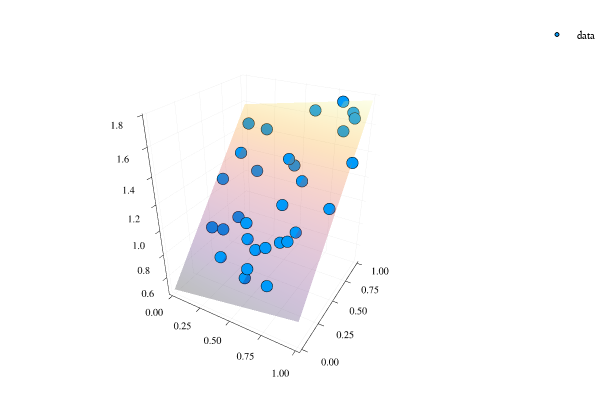

The notebook cell saved with this chart:
### Code cell
# train
for i=1:steps
  Flux.train!((x,y) -> MSE(flux_model(x), y), ps, [(x,y)], ADAM(0.02))
  printloss(flux_model, i)
end

# plot
plotting(flux_model)

### Figure 1 — Plotly figure (JSON) as saved in the notebook; plotly's stock layout.template omitted (floating-point values rounded to 4 significant figures; data arrays with more than 128 entries replaced by an {"elided": "..."} marker saying what was removed)
{"data": [{"colorbar": {"title": ""}, "legendgroup": "data", "marker": {"color": "rgba(0, 154, 250, 1.000)", "line": {"color": "rgba(0, 0, 0, 1.000)", "width": 1}, "size": 4, "symbol": "circle"}, "mode": "markers", "name": "data", "showlegend": true, "type": "scatter3d", "x": [0.5552, 0.239, 0.9986, 0.5321, 0.953, 0.6309, 0.7381, 0.7121, 0.906, 0.7526, 0.05186, 0.09495, 0.7958, 0.2005, 0.6196, 0.8544, 0.2879, 0.5947, 0.3981, 0.0379, 0.1212, 0.5399, 0.8819, 0.2872, 0.7805, 0.5436, 0.6951, 0.4496, 0.5861, 0.2894], "xaxis": "x1", "y": [0.1221, 0.9237, 0.7082, 0.1245, 0.4856, 0.2307, 0.06449, 0.2789, 0.9435, 0.3048, 0.9638, 0.3646, 0.996, 0.3587, 0.4761, 0.888, 0.4325, 0.9974, 0.3669, 0.6088, 0.742, 0.2522, 0.9748, 0.6985, 0.3651, 0.707, 0.6107, 0.2974, 0.7079, 0.1912], "yaxis": "y1", "z": [0.8067, 1.452, 1.439, 0.7187, 1.198, 0.9366, 0.7848, 0.9782, 1.648, 0.9841, 1.451, 0.8432, 1.731, 0.8638, 1.133, 1.566, 0.9564, 1.636, 0.9776, 1.122, 1.304, 0.8727, 1.674, 1.212, 1.03, 1.363, 1.272, 0.9025, 1.324, 0.7568], "zmax": null, "zmin": null}, {"colorbar": {"title": ""}, "colorscale": [[0, "rgba(0, 0, 4, 0.500)"], [0.03448, "rgba(4, 3, 20, 0.500)"], [0.06897, "rgba(13, 8, 41, 0.500)"], [0.1034, "rgba(24, 12, 60, 0.500)"], [0.1379, "rgba(38, 12, 81, 0.500)"], [0.1724, "rgba(54, 9, 97, 0.500)"], [0.2069, "rgba(69, 10, 105, 0.500)"], [0.2414, "rgba(84, 15, 109, 0.500)"], [0.2759, "rgba(97, 19, 110, 0.500)"], [0.3103, "rgba(111, 25, 110, 0.500)"], [0.3448, "rgba(125, 30, 109, 0.500)"], [0.3793, "rgba(140, 35, 105, 0.500)"], [0.4138, "rgba(154, 40, 101, 0.500)"], [0.4483, "rgba(166, 45, 96, 0.500)"], [0.4828, "rgba(180, 51, 89, 0.500)"], [0.5172, "rgba(193, 58, 80, 0.500)"], [0.5517, "rgba(206, 67, 71, 0.500)"], [0.5862, "rgba(216, 76, 62, 0.500)"], [0.6207, "rgba(226, 87, 52, 0.500)"], [0.6552, "rgba(235, 100, 41, 0.500)"], [0.6897, "rgba(241, 115, 29, 0.500)"], [0.7241, "rgba(247, 130, 18, 0.500)"], [0.7586, "rgba(250, 144, 8, 0.500)"], [0.7931, "rgba(252, 161, 8, 0.500)"], [0.8276, "rgba(252, 178, 22, 0.500)"], [0.8621, "rgba(250, 196, 42, 0.500)"], [0.8966, "rgba(246, 213, 67, 0.500)"], [0.931, "rgba(243, 229, 93, 0.500)"], [0.9655, "rgba(242, 244, 130, 0.500)"], [1, "rgba(252, 255, 164, 0.500)"]], "hoverinfo": "none", "name": "y2", "opacity": 0.5, "showlegend": false, "showscale": false, "type": "surface", "x": [0, 0.0101, 0.0202, 0.0303, 0.0404, 0.05051, 0.06061, 0.07071, 0.08081, 0.09091, 0.101, 0.1111, 0.1212, 0.1313, 0.1414, 0.1515, 0.1616, 0.1717, 0.1818, 0.1919, 0.202, 0.2121, 0.2222, 0.2323, 0.2424, 0.2525, 0.2626, 0.2727, 0.2828, 0.2929, 0.303, 0.3131, 0.3232, 0.3333, 0.3434, 0.3535, 0.3636, 0.3737, 0.3838, 0.3939, 0.404, 0.4141, 0.4242, 0.4343, 0.4444, 0.4545, 0.4646, 0.4747, 0.4848, 0.4949, 0.5051, 0.5152, 0.5253, 0.5354, 0.5455, 0.5556, 0.5657, 0.5758, 0.5859, 0.596, 0.6061, 0.6162, 0.6263, 0.6364, 0.6465, 0.6566, 0.6667, 0.6768, 0.6869, 0.697, 0.7071, 0.7172, 0.7273, 0.7374, 0.7475, 0.7576, 0.7677, 0.7778, 0.7879, 0.798, 0.8081, 0.8182, 0.8283, 0.8384, 0.8485, 0.8586, 0.8687, 0.8788, 0.8889, 0.899, 0.9091, 0.9192, 0.9293, 0.9394, 0.9495, 0.9596, 0.9697, 0.9798, 0.9899, 1], "xaxis": "x1", "y": [0, 0.0101, 0.0202, 0.0303, 0.0404, 0.05051, 0.06061, 0.07071, 0.08081, 0.09091, 0.101, 0.1111, 0.1212, 0.1313, 0.1414, 0.1515, 0.1616, 0.1717, 0.1818, 0.1919, 0.202, 0.2121, 0.2222, 0.2323, 0.2424, 0.2525, 0.2626, 0.2727, 0.2828, 0.2929, 0.303, 0.3131, 0.3232, 0.3333, 0.3434, 0.3535, 0.3636, 0.3737, 0.3838, 0.3939, 0.404, 0.4141, 0.4242, 0.4343, 0.4444, 0.4545, 0.4646, 0.4747, 0.4848, 0.4949, 0.5051, 0.5152, 0.5253, 0.5354, 0.5455, 0.5556, 0.5657, 0.5758, 0.5859, 0.596, 0.6061, 0.6162, 0.6263, 0.6364, 0.6465, 0.6566, 0.6667, 0.6768, 0.6869, 0.697, 0.7071, 0.7172, 0.7273, 0.7374, 0.7475, 0.7576, 0.7677, 0.7778, 0.7879, 0.798, 0.8081, 0.8182, 0.8283, 0.8384, 0.8485, 0.8586, 0.8687, 0.8788, 0.8889, 0.899, 0.9091, 0.9192, 0.9293, 0.9394, 0.9495, 0.9596, 0.9697, 0.9798, 0.9899, 1], "yaxis": "y1", "z": {"elided": "100x100 float values"}, "zmax": 1.769, "zmin": 0.48}], "layout": {"annotations": [], "height": 400, "legend": {"bgcolor": "rgba(255, 255, 255, 1.000)", "bordercolor": "rgba(0, 0, 0, 1.000)", "font": {"color": "rgba(0, 0, 0, 1.000)", "family": "sans-serif", "size": 11}, "tracegroupgap": 0, "x": 1, "y": 1}, "margin": {"b": 20, "l": 0, "r": 0, "t": 20}, "paper_bgcolor": "rgba(255, 255, 255, 1.000)", "plot_bgcolor": "rgba(255, 255, 255, 1.000)", "scene": {"camera": {"eye": {"x": 1.126, "y": -1.95, "z": 1.3}}, "xaxis": {"anchor": "y1", "domain": [0.06582, 0.9934], "gridcolor": "rgba(0, 0, 0, 0.100)", "gridwidth": 0.5, "linecolor": "rgba(0, 0, 0, 1.000)", "mirror": false, "range": [-0.03, 1.03], "showgrid": true, "showline": true, "showticklabels": true, "tickangle": 0, "tickcolor": "rgb(0, 0, 0)", "tickfont": {"color": "rgba(0, 0, 0, 1.000)", "family": "sans-serif", "size": 11}, "tickmode": "array", "ticks": "inside", "ticktext": ["0.00", "0.25", "0.50", "0.75", "1.00"], "tickvals": [0, 0.25, 0.5, 0.75, 1], "title": "", "titlefont": {"color": "rgba(0, 0, 0, 1.000)", "family": "sans-serif", "size": 15}, "type": "-", "visible": true, "zeroline": false, "zerolinecolor": "rgba(0, 0, 0, 1.000)"}, "yaxis": {"anchor": "x1", "domain": [0.03762, 0.9902], "gridcolor": "rgba(0, 0, 0, 0.100)", "gridwidth": 0.5, "linecolor": "rgba(0, 0, 0, 1.000)", "mirror": false, "range": [-0.03, 1.03], "showgrid": true, "showline": true, "showticklabels": true, "tickangle": 0, "tickcolor": "rgb(0, 0, 0)", "tickfont": {"color": "rgba(0, 0, 0, 1.000)", "family": "sans-serif", "size": 11}, "tickmode": "array", "ticks": "inside", "ticktext": ["0.00", "0.25", "0.50", "0.75", "1.00"], "tickvals": [0, 0.25, 0.5, 0.75, 1], "title": "", "titlefont": {"color": "rgba(0, 0, 0, 1.000)", "family": "sans-serif", "size": 15}, "type": "-", "visible": true, "zeroline": false, "zerolinecolor": "rgba(0, 0, 0, 1.000)"}, "zaxis": {"gridcolor": "rgba(0, 0, 0, 0.100)", "gridwidth": 0.5, "linecolor": "rgba(0, 0, 0, 1.000)", "mirror": false, "range": [0.4413, 1.808], "showgrid": true, "showline": true, "showticklabels": true, "tickangle": 0, "tickcolor": "rgb(0, 0, 0)", "tickfont": {"color": "rgba(0, 0, 0, 1.000)", "family": "sans-serif", "size": 11}, "tickmode": "array", "ticks": "inside", "ticktext": ["0.6", "0.8", "1.0", "1.2", "1.4", "1.6", "1.8"], "tickvals": [0.6, 0.8, 1, 1.2, 1.4, 1.6, 1.8], "title": "", "titlefont": {"color": "rgba(0, 0, 0, 1.000)", "family": "sans-serif", "size": 15}, "type": "-", "visible": true, "zeroline": false, "zerolinecolor": "rgba(0, 0, 0, 1.000)"}}, "showlegend": true, "width": 600}}
